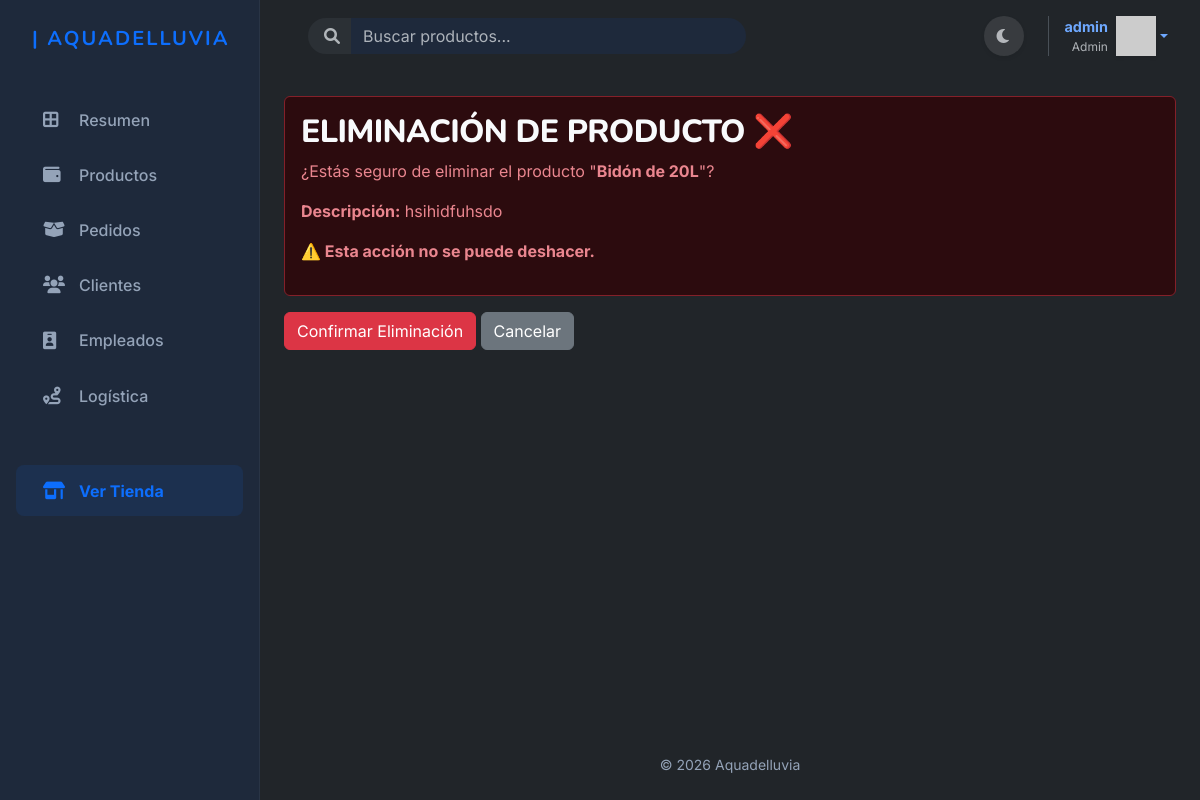
The page /productos/eliminar/1 (signed in) on the database its author committed.
### apps/autenticacion/models.py (models this page shows, shortened)
class Usuario(AbstractUser):
    imagen_perfil = models.ImageField(upload_to='perfiles/', null=True, blank=True,default='usuarios/default.jpg')
    email = models.EmailField(unique=True)
    celular1 = models.CharField(max_length=20, null=True, blank=True)
    celular2 = models.CharField(max_length=20, null=True, blank=True)

### apps/productos/models.py (models this page shows, shortened)
class Producto(models.Model):
    id_producto = models.AutoField(primary_key=True)
    nombre = models.CharField(max_length=150)
    descripcion = models.TextField()
    categoria= models.ManyToManyField(Categoria)
    precio = models.DecimalField(max_digits=10, decimal_places=2)
    stock = models.IntegerField()
    fecha_creacion = models.DateTimeField(auto_now_add=True)
    fecha_actualizacion = models.DateTimeField(auto_now=True)
    imagen = models.ImageField(upload_to='productos/', null=True, blank=True)

### apps/productos/views.py (the view)
# urls.py: path('eliminar/<int:pk>', eliminar_producto, name='eliminar_producto'),
@user_passes_test(es_vendedor_o_admin)
def eliminar_producto(request, pk):
    producto = get_object_or_404(Producto, id_producto=pk)
    if request.method == 'POST':
        producto.delete()
        return redirect('apps.productos:listar_productos_admin')
    return render(request, 'productos/eliminar_producto.html', {'producto': producto})

### apps/autenticacion/templatetags/grupos.py (called while the page is built)
@register.filter(name='has_group')
def has_group(user, group_name):
    return user.groups.filter(name=group_name).exists()

### apps/carrito/context_processors.py (called while the page is built)
def carrito_total(request):
    total_items = 0
    if request.user.is_authenticated:
        carrito = Carrito.objects.filter(usuario=request.user).first()
        if carrito:
            total_items = carrito.total_items()
    return {'carrito_total_items': total_items}

### apps/carrito/models.py (called while the page is built)
    def total_items(self):
        return sum(item.cantidad for item in self.items.all())

### apps/productos/views.py (called while the page is built)
def es_vendedor_o_admin(user):
    return user.is_superuser or user.groups.filter(name='Vendedor').exists()

### templates/productos/eliminar_producto.html (shortened to what this page needs)
{% extends "base_dashboard.html" %}
{% block content %}
<div class="alert alert-danger">
    <h2>ELIMINACIÓN DE PRODUCTO ❌</h2>
    <p>¿Estás seguro de eliminar el producto "<strong>{{ producto.nombre }}</strong>"?</p>
    <p><strong>Descripción:</strong> {{ producto.descripcion }}</p>
    <p class="fw-bold">⚠️ Esta acción no se puede deshacer.</p>
</div>
<form method="post">
    <button type="submit" class="btn btn-danger">Confirmar Eliminación</button>
    <a href="{% url 'apps.productos:listar_productos' %}" class="btn btn-secondary">Cancelar</a>
</form>
{% endblock%}

### templates/base_dashboard.html (shortened to what this page needs)
{% load grupos %}
{% load static %}
<!DOCTYPE html>
<html lang="es" data-bs-theme="dark">
<head>
    <link href="https://cdn.jsdelivr.net/npm/bootstrap@5.3.8/dist/css/bootstrap.min.css" rel="stylesheet">
    <link rel="stylesheet" href="{% static 'style/dashboard.css' %}?v=8">
    <link rel="stylesheet" href="{% static 'style/productos.css' %}?v=6">
    <link rel="stylesheet" href="https://cdnjs.cloudflare.com/ajax/libs/font-awesome/6.0.0/css/all.min.css">
</head>
<body class="bg-body">
    <div id="main-wrapper">
        <aside id="sidebar" class="d-none d-lg-flex flex-column p-3 vh-100 sticky-top">
            <a href="{% url 'inicio' %}" class="navbar-brand d-flex align-items-center mb-4 mt-2 px-3 text-decoration-none">
                <span class="fs-5 fw-bold text-primary tracking-wide text-uppercase" style="letter-spacing: 2px;">| Aquadelluvia</span>
            </a>
            <ul class="nav flex-column mb-auto gap-1 mt-3">
                <li class="nav-item">
                    <a href="{% url 'dashboard' %}" class="sidebar-link {% if request.resolver_match.view_name == 'dashboard' %}active{% endif %}">
                        <i class="fa-solid fa-border-all"></i> Resumen
                    </a>
                </li>
                <li class="nav-item">
                    <a href="{% url 'apps.productos:listar_productos_admin' %}" class="sidebar-link {% if request.resolver_match.view_name == 'apps.productos:listar_productos_admin' %}active{% endif %}">
                        <i class="fa-solid fa-wallet"></i> Productos
                    </a>
                </li>
                {% if user.is_superuser or user|has_group:"Vendedor" %}
                <li class="nav-item">
                    <a href="{% url 'apps.pedidos:listar_pedidos' %}" class="sidebar-link {% if 'pedidos' in request.resolver_match.view_name %}active{% endif %}">
                        <i class="fa-solid fa-box-open"></i> Pedidos
                    </a>
                </li>
                <li class="nav-item">
                    <a href="{% url 'apps.clientes:listar_clientes' %}" class="sidebar-link {% if 'clientes' in request.resolver_match.view_name %}active{% endif %}">
                        <i class="fa-solid fa-users"></i> Clientes
                    </a>
                </li>
                <li class="nav-item">
                    <a href="{% url 'apps.empleados:listar_empleados' %}" class="sidebar-link {% if 'empleados' in request.resolver_match.view_name %}active{% endif %}">
                        <i class="fa-solid fa-id-badge"></i> Empleados
                    </a>
                </li>
                {% endif %}
                {% if user.is_superuser or user|has_group:"Vendedor" or user|has_group:"Repartidor" %}
                <li class="nav-item">
                    <a href="{% url 'apps.logistica:listar_rutas' %}" class="sidebar-link {% if 'logistica' in request.resolver_match.view_name %}active{% endif %}">
                        <i class="fa-solid fa-route"></i> Logística
                    </a>
                </li>
                {% endif %}
                <li class="nav-item mt-auto pt-3">
                    <a href="{% url 'inicio' %}" class="sidebar-link text-primary fw-bold bg-primary bg-opacity-10 mt-4 rounded-3" target="_blank">
                        <i class="fa-solid fa-shop"></i> Ver Tienda
                    </a>
                </li>
            </ul>
        </aside>
        <div id="page-content-wrapper">
            <header class="top-header">
                <form class="d-flex me-auto ms-3 d-none d-md-flex w-50" role="search" action="{% url 'apps.buscador:buscar_productos' %}" method="get">
                    <div class="input-group">
                        <span class="input-group-text bg-surface border-0 rounded-start-pill ps-3 text-muted"><i class="fa-solid fa-search"></i></span>
                        <input class="form-control bg-surface border-0 rounded-end-pill shadow-none" type="search" name="q" placeholder="Buscar productos..." aria-label="Buscar" value="{{ query}}">
                    </div>
                </form>
                <div class="d-flex align-items-center gap-3">
                    <button class="toggle-theme-btn btn btn-light rounded-circle border-0 shadow-sm text-muted" style="width: 40px; height: 40px;">
                        <i class="fa-solid fa-moon"></i>
                    </button>
                    <div class="ms-2 ps-3 border-start border-light-subtle d-flex align-items-center">
                        {% if user.is_authenticated %}
                            <div class="dropdown">
                                <a href="#" class="d-flex align-items-center text-decoration-none dropdown-toggle" id="dropdownUser" data-bs-toggle="dropdown" aria-expanded="false">
                                    <div class="text-end me-2 d-none d-md-block">
                                        <div class="fw-bold text-main" style="font-size: 0.9rem;">{{ user.username }}</div>
                                        <div class="text-muted" style="font-size: 0.75rem;">{% if user.is_superuser %}Admin{% else %}Usuario{% endif %}</div>
                                    </div>
                                    <img src="https://ui-avatars.com/api/?name={{ user.username }}&background=6466f1&color=fff&rounded=true" alt="" width="40" height="40" class="shadow-sm">
                                </a>
                            </div>
                        {% else %}
                            <a class="btn btn-outline-primary rounded-pill btn-sm fw-bold px-3" href="{% url 'apps.autenticacion:ingresar' %}">Ingresar</a>
                        {% endif %}
                    </div>
                </div>
            </header>
            <main class="container-fluid px-4 py-4 flex-grow-1">
                {% block content %}{% endblock %}
            </main>
            <footer class="footer mt-auto py-4 text-center">
                <div class="container-fluid px-4">
                    <span class="small">&copy; 2026 Aquadelluvia</span>
                </div>
            </footer>
        </div>
    </div>
</body>
</html>

### static/style/dashboard.css (style rules this page uses)
:root, [data-bs-theme="light"] { --bg-main: #F8FAFC; --bg-surface: #FFFFFF; --color-primary: #4338ca; --color-secondary: #6366f1; --color-accent: #ea580c; --text-main: #0f172a; --text-muted: #475569; --bs-info: #0284c7; --bs-info-rgb: 2, 132, 199; --bs-warning: #d97706; --bs-warning-rgb: 217, 119, 6; --bs-success: #16a34a; --bs-success-rgb: 22, 163, 74; --bs-danger: #dc2626; --bs-danger-rgb: 220, 38, 38; --sidebar-width: 260px; --sidebar-bg: #FFFFFF; --sidebar-border: #e2e8f0; --font-body: 'Inter', sans-serif; --font-heading: 'Nunito', sans-serif; --bs-body-bg: var(--bg-main); --bs-body-color: var(--text-main); --bs-primary: var(--color-primary); --bs-secondary: var(--color-secondary); }
[data-bs-theme="dark"] { --bg-main: #0F172A; --bg-surface: #1E293B; --color-primary: #818cf8; --color-secondary: #c7d2fe; --color-accent: #fbbf24; --text-main: #f8fafc; --text-muted: #94a3b8; --bs-info: #38bdf8; --bs-info-rgb: 56, 189, 248; --bs-warning: #fbbf24; --bs-warning-rgb: 251, 191, 36; --bs-success: #4ade80; --bs-success-rgb: 74, 222, 128; --bs-danger: #f87171; --bs-danger-rgb: 248, 113, 113; --sidebar-width: 260px; --sidebar-bg: #1E293B; --sidebar-border: rgba(255, 255, 255, 0.05); --bs-body-bg: var(--bg-main); --bs-body-color: var(--text-main); --bs-primary: var(--color-primary); --bs-secondary: var(--color-secondary); --bs-border-color: rgba(255, 255, 255, 0.05); }
body { background-color: var(--bs-body-bg); color: var(--bs-body-color); font-family: var(--font-body); transition: background-color 0.3s ease, color 0.3s ease; }
h1, h2, h3, h4, h5, h6, .navbar-brand { font-family: var(--font-heading); font-weight: 800; letter-spacing: -0.02em; }
h2 { font-size: 2rem; color: var(--text-main); }
.btn { transition: all 0.3s ease; }
[data-bs-theme="dark"] .btn-light { background-color: rgba(255, 255, 255, 0.1); color: var(--text-main); border-color: transparent; }
[data-bs-theme="dark"] .form-control, [data-bs-theme="dark"] .form-select { background-color: var(--bg-surface); border-color: rgba(255, 255, 255, 0.1); color: var(--text-main); }
#main-wrapper { display: flex; min-height: 100vh; }
#sidebar { width: var(--sidebar-width); background-color: var(--sidebar-bg); border-right: 1px solid var(--sidebar-border); flex-shrink: 0; transition: all 0.3s ease; }
#page-content-wrapper { flex-grow: 1; min-width: 0; display: flex; flex-direction: column; }
.sidebar-link { display: flex; align-items: center; padding: 0.85rem 1.5rem; color: var(--text-muted); font-weight: 500; text-decoration: none; transition: all 0.2s ease; border-left: 3px solid transparent; }
.sidebar-link i { width: 24px; margin-right: 12px; font-size: 1.1rem; }
.top-header { background-color: transparent; padding: 1rem 2rem; display: flex; justify-content: flex-end; align-items: center; }
.footer { background-color: transparent !important; border-top: none !important; color: var(--text-muted) !important; }

### rows shown on the page
Usuario: username "admin"
Producto: nombre "Bidón de 20L", descripcion "hsihidfuhsdo"
